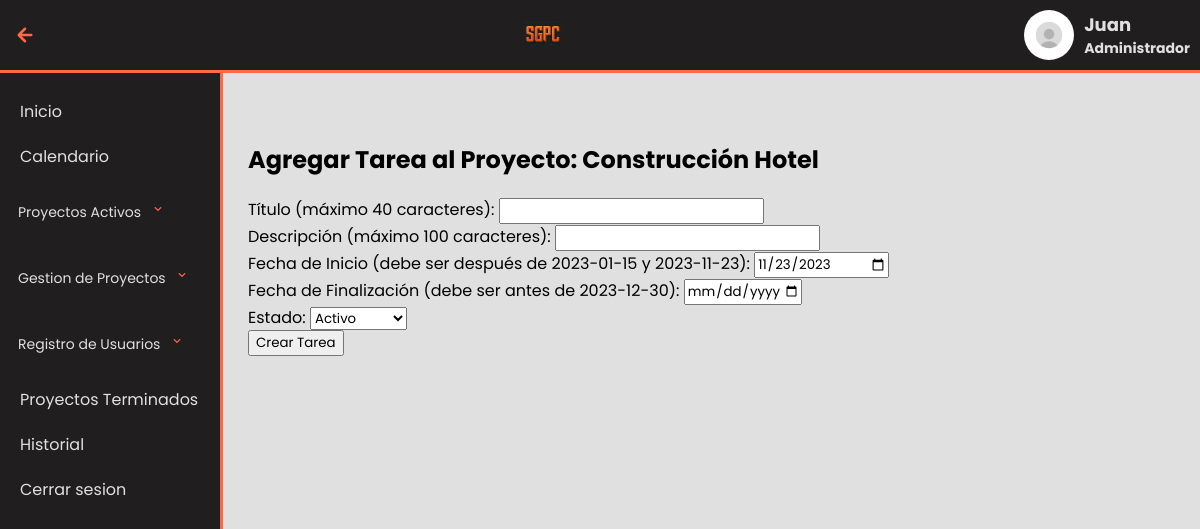
The page /MenuAdmin/modis/agregarTarea.php?idProyecto=1 (signed in) on the database its author committed.
### tables this page shows
CREATE TABLE Proyecto (
    idProyecto INT AUTO_INCREMENT PRIMARY KEY,
    nombre VARCHAR(100) NOT NULL,
    descripcion VARCHAR(200) NOT NULL,
    ubicacion VARCHAR(100) NOT NULL,
    fechaInicio DATE NOT NULL,
    fechaFinal DATE NOT NULL,
    estado CHAR(3) NOT NULL,
    FOREIGN KEY (estado) REFERENCES Estado(codigo)
);

### conexion.php (called while the page is built, shortened)
<?php
class conexion
{
    private $HOST = "localhost";
    private $USER = "root";
    private $PASS = "";
    private $DB = "sgpc";
    private $CON;
    public function connect()
    {
        $this->CON = mysqli_connect($this->HOST, $this->USER, $this->PASS, $this->DB);
        if (mysqli_connect_errno()) {
            echo "Error de conexión: " . mysqli_connect_error();
            return false;
        } else {
            return true;
        }
    }
    public function exeqSelect($query)
    {
        try {
            $this->DATASET = mysqli_query($this->CON, $query);
            if ($this->DATASET) {
                return $this->DATASET;
            } else {
                throw new Exception("Error en la consulta: " . mysqli_error($this->CON));
            }
        } catch (Exception $e) {
            echo "Excepción: " . $e->getMessage();
            return 0;
        }
    }
}

### MenuAdmin/modis/agregarTarea.php (the view, shortened to what this page needs)
<?php
$current_page = basename($_SERVER['PHP_SELF']);
?>
<html>
<head>
    <link rel="stylesheet" href="../../css/proyectos.css" />
</head>
<body>
    <header class="header">
        <?php if (isset($_SESSION['admin_name']) && $current_page !== 'index.php') : ?>
        <div class="back-link">
            <a href="javascript:history.go(-1);">
                <img src="../plantillas/left-arrow.svg" alt="Flecha de regreso">
            </a>
        </div>
        <?php endif; ?>
        <div class="logo">
            <img src="../../img/Logo1.png" alt="Logo de la empresa">
        </div>
        <div class="user-info">
            <img src="../../img/account-icon-user-icon-vector-graphics_292645-552.avif" alt="Nombre del usuario">
            <h3><?php echo $_SESSION['admin_name']; ?>
                <p>Administrador</p>
            </h3>
        </div>
    </header>
    <aside class="menu">
        <ul>
            <li <?php if ($current_page == 'index.php') echo 'class="current-page"'; ?>><a
                    href="../index.php">Inicio</a>
            </li>
            <li><a href="Calendario/Calendario.php">Calendario</a></li>
            <li class="active-tasks">
                <span class="menu-item">
                    Proyectos Activos
                    <img src="../plantillas/down-arrow.svg" alt="Flecha hacia abajo" alt="Flecha hacia abajo">
                </span>
            </li>
            <li class="active-tasks">
                <span class="menu-item">
                    Gestion de Proyectos
                    <img src="../plantillas/down-arrow.svg" alt="Flecha hacia abajo">
                </span>
            </li>
            <li class="active-tasks">
                <span class="menu-item">
                    Registro de Usuarios
                    <img src="../plantillas/down-arrow.svg" alt="Flecha hacia abajo">
                </span>
            </li>
            <li><a href="../proyectosTerminados.php">Proyectos Terminados</a></li>
            <li><a href="Historial/index.html">Historial</a></li>
            <li><a href="../../InicioSesion/logout.php">Cerrar sesion</a></li>
        </ul>
    </aside>
    <main>
        <?php
        include("../../conexion.php");
        $conexion = new conexion();
        if ($conexion->connect()) {
            if ($_SERVER["REQUEST_METHOD"] == "GET" && isset($_GET['idProyecto'])) {
                $idProyecto = $_GET['idProyecto'];
                $queryProyecto = "SELECT * FROM Proyecto WHERE idProyecto = $idProyecto";
                $resultProyecto = $conexion->exeqSelect($queryProyecto);
                if ($resultProyecto->num_rows > 0) {
                    $rowProyecto = mysqli_fetch_array($resultProyecto);
                    $nombreProyecto = $rowProyecto['nombre'];
                } else {
                    echo "<p>Proyecto no encontrado.</p>";
                    exit();
                }
            } else {
                echo "<p>Parámetros incorrectos.</p>";
                exit();
            }
        } else {
            echo "<p>Error en la conexión a la base de datos.</p>";
            exit();
        }
        ?>
        <form id="crearTareaForm" method="post" action="procesarTarea.php" class="colortexto">
            <br>
            <h2>Agregar Tarea al Proyecto: <?php echo $nombreProyecto; ?></h2>
            <label>Título (máximo 40 caracteres): <input type="text" name="titulo" maxlength="40"
                    oninput="mostrarAlerta(this, 40)" required></label><br>
            <label>Descripción (máximo 100 caracteres): <input type="text" name="descripcion" maxlength="100"
                    oninput="mostrarAlerta(this, 100)" required></label><br>
            <?php
            $fechaInicioProyecto = $rowProyecto['fechaInicio'];
            $fechaHoy = date('Y-m-d');
            echo "<label>Fecha de Inicio (debe ser después de $fechaInicioProyecto y $fechaHoy): <input type='date' name='fechaInicio' min='$fechaInicioProyecto' value='$fechaHoy' required></label><br>";
            ?>
            <?php
            $fechaFinProyecto = $rowProyecto['fechaFinal'];
            echo "<label>Fecha de Finalización (debe ser antes de $fechaFinProyecto): <input type='date' name='fechaFinal' max='$fechaFinProyecto' required></label><br>";
            ?>
            <?php
            $queryEstados = "SELECT codigo, nombre FROM Estado";
            $resultEstados = $conexion->exeqSelect($queryEstados);
            if ($resultEstados->num_rows > 0) {
                echo "<label>Estado: <select name='estado' required>";
                while ($rowEstado = mysqli_fetch_array($resultEstados)) {
                    $codigoEstado = $rowEstado['codigo'];
                    $nombreEstado = $rowEstado['nombre'];
                    echo "<option value='$codigoEstado'>$nombreEstado</option>";
                }
                echo "</select></label><br>";
            } else {
                echo "<p>No hay estados disponibles.</p>";
                exit();
            }
            ?>
            <input type="submit" value="Crear Tarea">
        </form>
    </main>
</body>
</html>

### css/proyectos.css (style rules this page uses)
* { font-family: "Poppins"; }
body { background-color: #e0e0e1; margin-top: 77px; }
.header { display: flex; justify-content: space-between; align-items: center; background: rgb(32, 30, 31); padding: 10px; position: fixed; top: 0; left: 0; right: 0; z-index: 1000; border-bottom: 3px solid #ff6947; }
.header .user-info { display: flex; align-items: center; color: #e0e0e1; }
.user-info img { width: 50px; height: 50px; border-radius: 50%; margin-right: 10px; }
.user-info h3 { font-size: 18px; margin: 0; }
.user-info p { font-size: 14px; margin: 0; }
.logo img { width: 50px; height: 50px; }
.menu { margin-top: 73.1px; background: rgb(32, 30, 31); color: #e0e0e1; width: 200px; padding: 0 10px; position: fixed; top: 0; left: 0px; height: 100%; overflow-y: auto; transition: left 0.3s; z-index: 900; display: flex; flex-direction: column; border-right: 3px solid #ff6947; }
.menu-item { line-height: 50px; padding-left: 10px; }
.menu ul { list-style: none; padding: 0; width: 100%; }
.menu ul li { margin-bottom: 0px; }
.menu ul li a { color: #e0e0e1; text-decoration: none; font-size: 16px; display: block; padding: 10px; margin: 0px; position: relative; }
main { margin-left: 220px; padding: 20px; }
.active-tasks { display: flex; flex-direction: column; position: relative; }
.active-tasks .menu-item { cursor: pointer; padding: 8px; border-radius: 4px; background-color: rgb(32, 30, 31); color: #e0e0e1; font-size: 14px; }
.menu-item img { width: 16px; height: 16px; margin-left: 5px; }
.back-link { margin-right: 20px; cursor: pointer; }
.back-link img { width: 30px; height: 30px; }

### rows shown on the page
proyecto: nombre "Construcción Hotel", fechaInicio "2023-01-15", fechaFinal "2023-12-30"

### other values the page prints
$_SESSION['admin_name'] "Juan"
form field estado "Activo"
